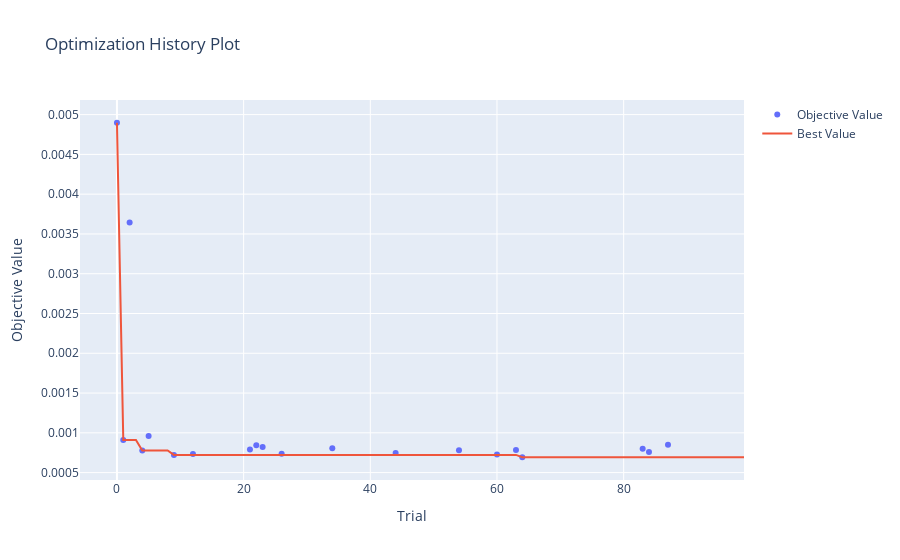
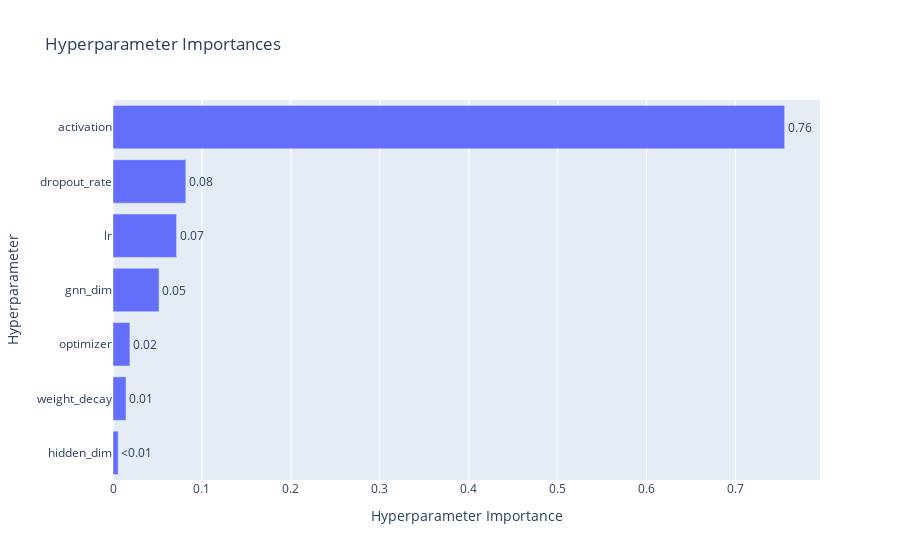
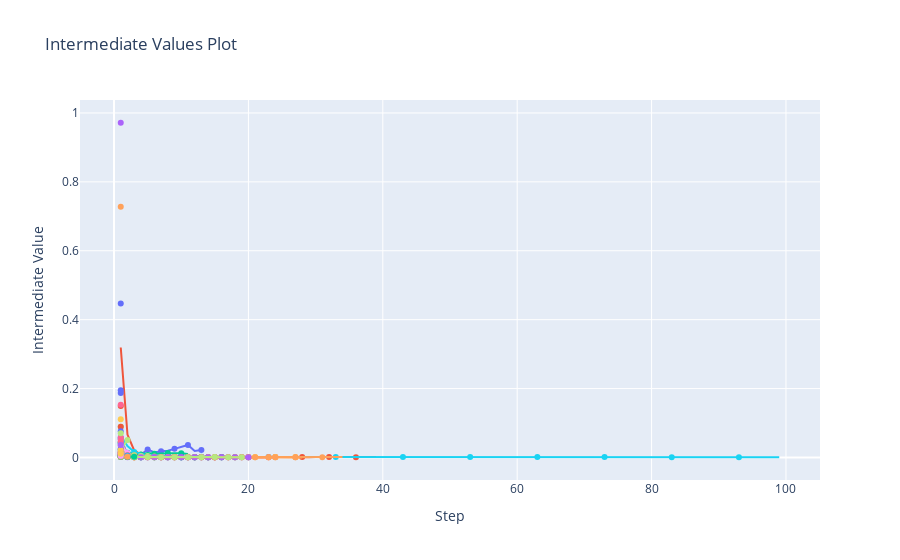
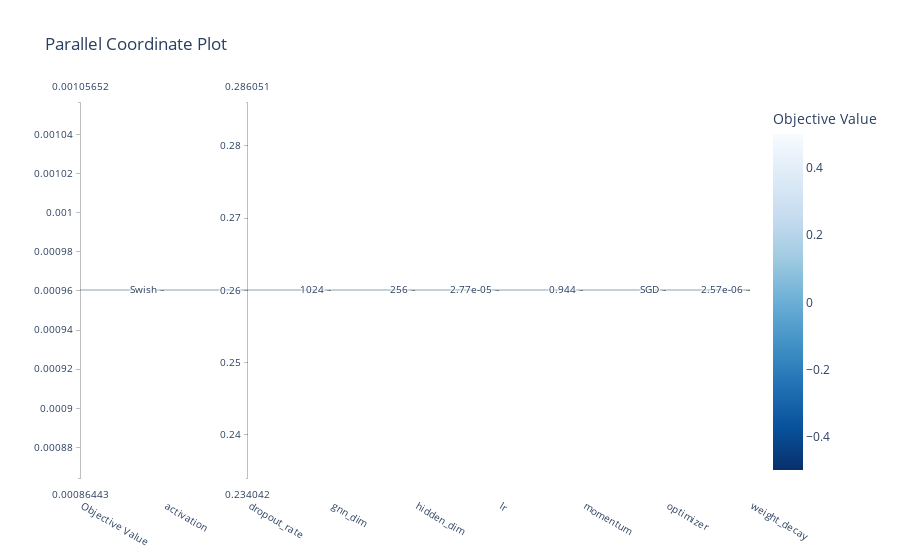

Source (notebook cell) for these figures, in order:
### Markdown cell above
Multiple rounds of tuning have suggested to refine my search space to ReLU, GELU, and Swish activation functions and Adam and AdamW optimizers. Therefore, I have commented out unused parameters like momentum for SGD and the unused optimizers.

### Code cell
def objective(trial):
    # hyperparameter search space
    gnn_dim = trial.suggest_categorical("gnn_dim", [384, 512, 1024])
    hidden_dim = trial.suggest_categorical("hidden_dim", [256, 384, 512])
    dropout_rate = trial.suggest_float("dropout_rate", 0.25, 0.4)
    lr = trial.suggest_float("lr", 8e-6, 1e-3, log=True)
    activation = trial.suggest_categorical("activation", ['ReLU', 'GELU', 'Swish'])
    optimizer_name = trial.suggest_categorical("optimizer", ["Adam", "AdamW", "SGD", "RMSprop"])
    momentum = trial.suggest_float("momentum", 0.8, 0.99, log=True) if optimizer_name == "SGD" else None
    weight_decay = trial.suggest_float("weight_decay", 1e-6, 1e-4, log=True)

    # Corrected Data Splitting for Polymer Data 
    # Split the full data_list into train, validation, and test sets.
    # Note: `data_list` should be created in a previous cell.
    train_val_set, test_set = train_test_split(data_list, test_size=0.2, random_state=42)
    train_set, val_set = train_test_split(train_val_set, test_size=0.25, random_state=42)
    
    train_loader = DataLoader(train_set, batch_size=64, shuffle=True)
    valid_loader = DataLoader(val_set, batch_size=64)
    
    # model instantiation
    # The rdkit_dim is dynamically taken from the pre-processed features.
    model = HybridGNN(
        gnn_dim=gnn_dim,
        rdkit_dim=rdkit_features.shape[1],
        hidden_dim=hidden_dim,
        dropout_rate=dropout_rate,
        activation=activation
    )
    device = torch.device('cuda' if torch.cuda.is_available() else 'cpu')
    model.to(device)

    # optimizer instantiation
    if optimizer_name == "Adam":
        optimizer = optim.Adam(model.parameters(), lr=lr, weight_decay=weight_decay)
    elif optimizer_name == "AdamW":
        optimizer = optim.AdamW(model.parameters(), lr=lr, weight_decay=weight_decay)
    elif optimizer_name == "SGD":
        optimizer = optim.SGD(model.parameters(), lr=lr, momentum=momentum, weight_decay=weight_decay)
    elif optimizer_name == "RMSprop":
        optimizer = optim.RMSprop(model.parameters(), lr=lr, weight_decay=weight_decay)
    else:
        raise ValueError(f"Optimizer '{optimizer_name}' not supported")

    # training loop with NaN check and early stopping
    best_val_loss = float('inf')
    patience = 10
    patience_counter = 0

    for epoch in range(1, 100):
        model.train()
        train_loss = 0
        for batch in train_loader:
            batch = batch.to(device)
            optimizer.zero_grad()
            pred = model(batch)
            loss = F.mse_loss(pred, batch.y.view(-1, 1))

            if torch.isnan(loss).any():
                print(f"Trial {trial.number} | Epoch {epoch:02d} | NaN loss detected so pruning trial")
                trial.report(float('inf'), epoch)
                raise optuna.TrialPruned()

            loss.backward()
            optimizer.step()
            train_loss += loss.item() * batch.num_graphs
        train_loss /= len(train_loader.dataset)

        # validation
        model.eval()
        val_loss = 0
        with torch.no_grad():
            for batch in valid_loader:
                batch = batch.to(device)
                pred = model(batch)
                val_loss += F.mse_loss(pred, batch.y.view(-1, 1)).item() * batch.num_graphs
        val_loss /= len(valid_loader.dataset)

        # logging, reporting, pruning, early stopping
        print(f"Trial {trial.number} | Epoch {epoch:02d} | Train Loss: {train_loss:.4f} | Val Loss: {val_loss:.4f} | Optimizer: {optimizer_name}")
        trial.report(val_loss, epoch)
        if trial.should_prune():
            raise optuna.TrialPruned()

        if val_loss < best_val_loss:
            best_val_loss = val_loss
            patience_counter = 0
        else:
            patience_counter += 1
            if patience_counter >= patience:
                print(f"Trial {trial.number} - Early stopping triggered at epoch {epoch}")
                break

    return best_val_loss

if __name__ == '__main__':
    study_name = "final_2d_gnn_study_FFV"
    storage_name = f"sqlite:///{study_name}.db"
    study = optuna.create_study(study_name=study_name, storage=storage_name, direction="minimize", pruner=optuna.pruners.MedianPruner())

    def save_study_callback(study, trial):
        pass

    study.optimize(objective, n_trials=100, callbacks=[save_study_callback])
    print(study.best_params)
    joblib.dump(study, f"{study_name}_final.pkl")
    
    # final plots
    vis = optuna.visualization
    fig = vis.plot_optimization_history(study)
    fig.show()
    fig_params = vis.plot_param_importances(study)
    fig_params.show()
    fig_intermediate = vis.plot_intermediate_values(study)
    fig_intermediate.show()
    fig_parallel_coordinate = vis.plot_parallel_coordinate(study)
    fig_parallel_coordinate.show()
    fig_slice = vis.plot_slice(study)
    fig_slice.show()

### Figure 1 — Plotly figure (JSON) as saved in the notebook; plotly's stock layout.template omitted (floating-point values rounded to 4 significant figures)
{"data": [{"mode": "markers", "name": "Objective Value", "type": "scatter", "x": [0, 1, 2, 4, 5, 9, 12, 21, 22, 23, 26, 34, 44, 54, 60, 63, 64, 83, 84, 87], "y": [0.004898, 0.0009102, 0.003643, 0.0007781, 0.0009605, 0.0007224, 0.0007347, 0.0007899, 0.0008454, 0.000823, 0.0007361, 0.0008073, 0.0007461, 0.000781, 0.0007284, 0.0007836, 0.0006931, 0.0007985, 0.0007594, 0.0008516]}, {"mode": "lines", "name": "Best Value", "type": "scatter", "x": [0, 1, 2, 3, 4, 5, 6, 7, 8, 9, 10, 11, 12, 13, 14, 15, 16, 17, 18, 19, 20, 21, 22, 23, 24, 25, 26, 27, 28, 29, 30, 31, 32, 33, 34, 35, 36, 37, 38, 39, 40, 41, 42, 43, 44, 45, 46, 47, 48, 49, 50, 51, 52, 53, 54, 55, 56, 57, 58, 59, 60, 61, 62, 63, 64, 65, 66, 67, 68, 69, 70, 71, 72, 73, 74, 75, 76, 77, 78, 79, 80, 81, 82, 83, 84, 85, 86, 87, 88, 89, 90, 91, 92, 93, 94, 95, 96, 97, 98, 99], "y": [0.004898, 0.0009102, 0.0009102, 0.0009102, 0.0007781, 0.0007781, 0.0007781, 0.0007781, 0.0007781, 0.0007224, 0.0007224, 0.0007224, 0.0007224, 0.0007224, 0.0007224, 0.0007224, 0.0007224, 0.0007224, 0.0007224, 0.0007224, 0.0007224, 0.0007224, 0.0007224, 0.0007224, 0.0007224, 0.0007224, 0.0007224, 0.0007224, 0.0007224, 0.0007224, 0.0007224, 0.0007224, 0.0007224, 0.0007224, 0.0007224, 0.0007224, 0.0007224, 0.0007224, 0.0007224, 0.0007224, 0.0007224, 0.0007224, 0.0007224, 0.0007224, 0.0007224, 0.0007224, 0.0007224, 0.0007224, 0.0007224, 0.0007224, 0.0007224, 0.0007224, 0.0007224, 0.0007224, 0.0007224, 0.0007224, 0.0007224, 0.0007224, 0.0007224, 0.0007224, 0.0007224, 0.0007224, 0.0007224, 0.0007224, 0.0006931, 0.0006931, 0.0006931, 0.0006931, 0.0006931, 0.0006931, 0.0006931, 0.0006931, 0.0006931, 0.0006931, 0.0006931, 0.0006931, 0.0006931, 0.0006931, 0.0006931, 0.0006931, 0.0006931, 0.0006931, 0.0006931, 0.0006931, 0.0006931, 0.0006931, 0.0006931, 0.0006931, 0.0006931, 0.0006931, 0.0006931, 0.0006931, 0.0006931, 0.0006931, 0.0006931, 0.0006931, 0.0006931, 0.0006931, 0.0006931, 0.0006931]}, {"marker": {"color": "#cccccc"}, "mode": "markers", "name": "Infeasible Trial", "showlegend": false, "type": "scatter", "x": [], "y": []}], "layout": {"title": {"text": "Optimization History Plot"}, "xaxis": {"title": {"text": "Trial"}}, "yaxis": {"title": {"text": "Objective Value"}}}}

### Figure 2 — Plotly figure (JSON) as saved in the notebook; plotly's stock layout.template omitted (floating-point values rounded to 4 significant figures)
{"data": [{"cliponaxis": false, "hovertemplate": ["hidden_dim (CategoricalDistribution): 0.005857207591097269<extra></extra>", "weight_decay (FloatDistribution): 0.01461599947350863<extra></extra>", "optimizer (CategoricalDistribution): 0.019005891329179257<extra></extra>", "gnn_dim (CategoricalDistribution): 0.05180299285695488<extra></extra>", "lr (FloatDistribution): 0.07148009042816938<extra></extra>", "dropout_rate (FloatDistribution): 0.08190056148023586<extra></extra>", "activation (CategoricalDistribution): 0.7553372568408545<extra></extra>"], "name": "Objective Value", "orientation": "h", "text": ["<0.01", "0.01", "0.02", "0.05", "0.07", "0.08", "0.76"], "textposition": "outside", "type": "bar", "x": [0.005857, 0.01462, 0.01901, 0.0518, 0.07148, 0.0819, 0.7553], "y": ["hidden_dim", "weight_decay", "optimizer", "gnn_dim", "lr", "dropout_rate", "activation"]}], "layout": {"title": {"text": "Hyperparameter Importances"}, "xaxis": {"title": {"text": "Hyperparameter Importance"}}, "yaxis": {"title": {"text": "Hyperparameter"}}}}

### Figure 3 — Plotly figure (JSON) as saved in the notebook; plotly's stock layout.template omitted (floating-point values rounded to 4 significant figures)
{"data": [{"marker": {"maxdisplayed": 10}, "mode": "lines+markers", "name": "Trial0", "type": "scatter", "x": [1, 2, 3, 4, 5, 6, 7, 8, 9, 10, 11, 12, 13], "y": [0.05827, 0.007203, 0.004898, 0.008021, 0.02352, 0.01466, 0.01833, 0.01941, 0.02512, 0.03107, 0.03646, 0.01903, 0.02198]}, {"marker": {"maxdisplayed": 10}, "mode": "lines+markers", "name": "Trial1", "type": "scatter", "x": [1, 2, 3, 4, 5, 6, 7, 8, 9, 10, 11, 12, 13, 14, 15, 16, 17, 18, 19, 20, 21, 22, 23, 24, 25, 26, 27, 28, 29, 30, 31, 32, 33, 34, 35, 36, 37, 38, 39], "y": [0.3193, 0.06639, 0.02037, 0.008221, 0.003456, 0.001713, 0.002353, 0.004141, 0.00295, 0.002504, 0.001851, 0.001649, 0.0017, 0.001201, 0.001042, 0.001143, 0.00148, 0.001006, 0.001348, 0.001046, 0.001139, 0.001016, 0.001105, 0.001417, 0.001206, 0.0009635, 0.001324, 0.001451, 0.0009102, 0.001093, 0.001018, 0.001082, 0.0009667, 0.001383, 0.0009966, 0.0009683, 0.001003, 0.0009903, 0.001434]}, {"marker": {"maxdisplayed": 10}, "mode": "lines+markers", "name": "Trial2", "type": "scatter", "x": [1, 2, 3, 4, 5, 6, 7, 8, 9, 10, 11], "y": [0.003643, 0.01359, 0.01258, 0.008933, 0.01303, 0.01108, 0.01165, 0.01294, 0.01205, 0.01223, 0.01042]}, {"marker": {"maxdisplayed": 10}, "mode": "lines+markers", "name": "Trial3", "type": "scatter", "x": [1], "y": [null]}, {"marker": {"maxdisplayed": 10}, "mode": "lines+markers", "name": "Trial4", "type": "scatter", "x": [1, 2, 3, 4, 5, 6, 7, 8, 9, 10, 11, 12, 13, 14, 15, 16, 17, 18, 19, 20, 21, 22, 23, 24], "y": [0.004127, 0.001857, 0.001017, 0.001119, 0.0008322, 0.0008035, 0.0008037, 0.0008151, 0.0008117, 0.0008003, 0.0008718, 0.0008075, 0.0009596, 0.0007781, 0.0009245, 0.0008985, 0.000829, 0.001275, 0.0008421, 0.0009619, 0.0009355, 0.001251, 0.0009221, 0.0007829]}, {"marker": {"maxdisplayed": 10}, "mode": "lines+markers", "name": "Trial5", "type": "scatter", "x": [1, 2, 3, 4, 5, 6, 7, 8, 9, 10, 11, 12, 13, 14, 15, 16, 17, 18, 19, 20, 21, 22, 23, 24, 25, 26, 27, 28, 29, 30, 31, 32, 33, 34, 35, 36, 37, 38, 39, 40, 41, 42, 43, 44, 45, 46, 47, 48, 49, 50, 51, 52, 53, 54, 55, 56, 57, 58, 59, 60, 61, 62, 63, 64, 65, 66, 67, 68, 69, 70, 71, 72, 73, 74, 75, 76, 77, 78, 79, 80, 81, 82, 83, 84, 85, 86, 87, 88, 89, 90, 91, 92, 93, 94, 95, 96, 97, 98, 99], "y": [0.06363, 0.03342, 0.01608, 0.01044, 0.006055, 0.005452, 0.003619, 0.002879, 0.002477, 0.002211, 0.002288, 0.00227, 0.001962, 0.001988, 0.001862, 0.001734, 0.001768, 0.001665, 0.001675, 0.001604, 0.001554, 0.001576, 0.001528, 0.001515, 0.001469, 0.001467, 0.001464, 0.001437, 0.001693, 0.001457, 0.001508, 0.001508, 0.001392, 0.001562, 0.001349, 0.001526, 0.001346, 0.001382, 0.001351, 0.001329, 0.001343, 0.001298, 0.001321, 0.001272, 0.001273, 0.001293, 0.001267, 0.001261, 0.001312, 0.00127, 0.001319, 0.001241, 0.001235, 0.001251, 0.001219, 0.001194, 0.001194, 0.001195, 0.001183, 0.001165, 0.001188, 0.001153, 0.001163, 0.00123, 0.001134, 0.001173, 0.001127, 0.001111, 0.001113, 0.001125, 0.001107, 0.00111, 0.001151, 0.001083, 0.001068, 0.001091, 0.001057, 0.001097, 0.001045, 0.001042, 0.001042, 0.001058, 0.001027, 0.00104, 0.001016, 0.0009961, 0.0009942, 0.0009913, 0.0009941, 0.001049, 0.0009878, 0.0009689, 0.0009753, 0.0009664, 0.0009949, 0.0009605, 0.0009617, 0.0009744, 0.0009807]}, {"marker": {"maxdisplayed": 10}, "mode": "lines+markers", "name": "Trial6", "type": "scatter", "x": [1], "y": [null]}, {"marker": {"maxdisplayed": 10}, "mode": "lines+markers", "name": "Trial7", "type": "scatter", "x": [1, 2], "y": [0.02182, 0.05076]}, {"marker": {"maxdisplayed": 10}, "mode": "lines+markers", "name": "Trial8", "type": "scatter", "x": [1], "y": [null]}, {"marker": {"maxdisplayed": 10}, "mode": "lines+markers", "name": "Trial9", "type": "scatter", "x": [1, 2, 3, 4, 5, 6, 7, 8, 9, 10, 11, 12, 13, 14, 15, 16, 17, 18, 19, 20, 21, 22, 23, 24, 25, 26, 27, 28], "y": [0.04425, 0.00932, 0.006668, 0.002226, 0.002548, 0.003124, 0.002233, 0.001273, 0.001119, 0.001031, 0.0008882, 0.0008772, 0.001107, 0.0007435, 0.000753, 0.0008464, 0.001033, 0.0007224, 0.001045, 0.001073, 0.001277, 0.001146, 0.001719, 0.001425, 0.0009748, 0.0009924, 0.001206, 0.0007323]}, {"marker": {"maxdisplayed": 10}, "mode": "lines+markers", "name": "Trial10", "type": "scatter", "x": [1], "y": [0.4472]}, {"marker": {"maxdisplayed": 10}, "mode": "lines+markers", "name": "Trial11", "type": "scatter", "x": [1], "y": [0.1492]}, {"marker": {"maxdisplayed": 10}, "mode": "lines+markers", "name": "Trial12", "type": "scatter", "x": [1, 2, 3, 4, 5, 6, 7, 8, 9, 10, 11, 12, 13, 14, 15, 16], "y": [0.03955, 0.003842, 0.001582, 0.0009908, 0.0008392, 0.0007347, 0.001069, 0.001382, 0.0009571, 0.0008752, 0.001264, 0.0009472, 0.0008365, 0.000876, 0.0008902, 0.0009627]}, {"marker": {"maxdisplayed": 10}, "mode": "lines+markers", "name": "Trial13", "type": "scatter", "x": [1], "y": [0.9716]}, {"marker": {"maxdisplayed": 10}, "mode": "lines+markers", "name": "Trial14", "type": "scatter", "x": [1, 2, 3, 4, 5, 6, 7, 8, 9, 10, 11, 12, 13, 14], "y": [0.03436, 0.008778, 0.004108, 0.002764, 0.002969, 0.002293, 0.001622, 0.001926, 0.001167, 0.00125, 0.00193, 0.001515, 0.001323, 0.001451]}, {"marker": {"maxdisplayed": 10}, "mode": "lines+markers", "name": "Trial15", "type": "scatter", "x": [1, 2, 3, 4, 5, 6, 7, 8, 9, 10, 11, 12, 13, 14], "y": [0.00515, 0.002982, 0.001914, 0.001147, 0.0008857, 0.001125, 0.0009256, 0.0009483, 0.001328, 0.0009226, 0.0009385, 0.0009337, 0.0009382, 0.000898]}, {"marker": {"maxdisplayed": 10}, "mode": "lines+markers", "name": "Trial16", "type": "scatter", "x": [1], "y": [0.1531]}, {"marker": {"maxdisplayed": 10}, "mode": "lines+markers", "name": "Trial17", "type": "scatter", "x": [1, 2, 3, 4, 5], "y": [0.04164, 0.007889, 0.004657, 0.004647, 0.004364]}, {"marker": {"maxdisplayed": 10}, "mode": "lines+markers", "name": "Trial18", "type": "scatter", "x": [1, 2], "y": [0.03765, 0.01294]}, {"marker": {"maxdisplayed": 10}, "mode": "lines+markers", "name": "Trial19", "type": "scatter", "x": [1], "y": [0.1108]}, {"marker": {"maxdisplayed": 10}, "mode": "lines+markers", "name": "Trial20", "type": "scatter", "x": [1, 2, 3, 4, 5, 6, 7, 8, 9, 10, 11, 12, 13, 14], "y": [0.006058, 0.003875, 0.003256, 0.001042, 0.001538, 0.001321, 0.001862, 0.001552, 0.001191, 0.00208, 0.0009165, 0.00102, 0.00108, 0.001015]}, {"marker": {"maxdisplayed": 10}, "mode": "lines+markers", "name": "Trial21", "type": "scatter", "x": [1, 2, 3, 4, 5, 6, 7, 8, 9, 10, 11, 12, 13, 14, 15, 16, 17, 18, 19, 20, 21], "y": [0.002395, 0.002605, 0.001173, 0.001026, 0.001033, 0.001076, 0.0009854, 0.0008475, 0.0009255, 0.001005, 0.0007899, 0.0007902, 0.0008961, 0.0008868, 0.0008166, 0.0009982, 0.0008046, 0.0009231, 0.0008541, 0.001012, 0.001212]}, {"marker": {"maxdisplayed": 10}, "mode": "lines+markers", "name": "Trial22", "type": "scatter", "x": [1, 2, 3, 4, 5, 6, 7, 8, 9, 10, 11, 12, 13, 14, 15, 16, 17, 18, 19, 20], "y": [0.00405, 0.003197, 0.001489, 0.001009, 0.001406, 0.001053, 0.0008644, 0.0008669, 0.0009097, 0.0008454, 0.000982, 0.0009446, 0.0008767, 0.0008617, 0.001012, 0.0009293, 0.0008759, 0.0009159, 0.0009493, 0.0009421]}, {"marker": {"maxdisplayed": 10}, "mode": "lines+markers", "name": "Trial23", "type": "scatter", "x": [1, 2, 3, 4, 5, 6, 7, 8, 9, 10, 11, 12, 13, 14, 15, 16, 17, 18], "y": [0.004749, 0.00148, 0.001256, 0.0009358, 0.001415, 0.0009358, 0.000829, 0.000823, 0.0009068, 0.0008693, 0.0008674, 0.0009786, 0.0009294, 0.000958, 0.0009285, 0.0008745, 0.0009947, 0.0008719]}, {"marker": {"maxdisplayed": 10}, "mode": "lines+markers", "name": "Trial24", "type": "scatter", "x": [1, 2], "y": [0.007019, 0.007343]}, {"marker": {"maxdisplayed": 10}, "mode": "lines+markers", "name": "Trial25", "type": "scatter", "x": [1], "y": [0.02316]}, {"marker": {"maxdisplayed": 10}, "mode": "lines+markers", "name": "Trial26", "type": "scatter", "x": [1, 2, 3, 4, 5, 6, 7, 8, 9, 10, 11, 12, 13, 14, 15, 16, 17, 18, 19, 20, 21, 22, 23, 24], "y": [0.005277, 0.001166, 0.001667, 0.00159, 0.001714, 0.001431, 0.001688, 0.0008882, 0.0007551, 0.0009902, 0.000795, 0.0008071, 0.0009337, 0.0007361, 0.0007988, 0.0008095, 0.0008388, 0.0008592, 0.000955, 0.0008912, 0.0008962, 0.0008957, 0.0007711, 0.000884]}, {"marker": {"maxdisplayed": 10}, "mode": "lines+markers", "name": "Trial27", "type": "scatter", "x": [1], "y": [0.08945]}, {"marker": {"maxdisplayed": 10}, "mode": "lines+markers", "name": "Trial28", "type": "scatter", "x": [1], "y": [0.05135]}, {"marker": {"maxdisplayed": 10}, "mode": "lines+markers", "name": "Trial29", "type": "scatter", "x": [1], "y": [0.01617]}, {"marker": {"maxdisplayed": 10}, "mode": "lines+markers", "name": "Trial30", "type": "scatter", "x": [1, 2], "y": [0.004658, 0.00542]}, {"marker": {"maxdisplayed": 10}, "mode": "lines+markers", "name": "Trial31", "type": "scatter", "x": [1], "y": [0.0894]}, {"marker": {"maxdisplayed": 10}, "mode": "lines+markers", "name": "Trial32", "type": "scatter", "x": [1], "y": [0.0104]}, {"marker": {"maxdisplayed": 10}, "mode": "lines+markers", "name": "Trial33", "type": "scatter", "x": [1], "y": [0.01135]}, {"marker": {"maxdisplayed": 10}, "mode": "lines+markers", "name": "Trial34", "type": "scatter", "x": [1, 2, 3, 4, 5, 6, 7, 8, 9, 10, 11, 12, 13, 14, 15, 16], "y": [0.00198, 0.001535, 0.0009275, 0.0008496, 0.0009248, 0.0008073, 0.0009495, 0.001537, 0.0009773, 0.0009021, 0.0008998, 0.0009503, 0.001041, 0.000868, 0.000913, 0.0009238]}, {"marker": {"maxdisplayed": 10}, "mode": "lines+markers", "name": "Trial35", "type": "scatter", "x": [1], "y": [0.03927]}, {"marker": {"maxdisplayed": 10}, "mode": "lines+markers", "name": "Trial36", "type": "scatter", "x": [1], "y": [0.005483]}, {"marker": {"maxdisplayed": 10}, "mode": "lines+markers", "name": "Trial37", "type": "scatter", "x": [1], "y": [0.00709]}, {"marker": {"maxdisplayed": 10}, "mode": "lines+markers", "name": "Trial38", "type": "scatter", "x": [1], "y": [null]}, {"marker": {"maxdisplayed": 10}, "mode": "lines+markers", "name": "Trial39", "type": "scatter", "x": [1, 2, 3], "y": [0.004239, 0.001897, 0.001809]}, {"marker": {"maxdisplayed": 10}, "mode": "lines+markers", "name": "Trial40", "type": "scatter", "x": [1], "y": [0.1875]}, {"marker": {"maxdisplayed": 10}, "mode": "lines+markers", "name": "Trial41", "type": "scatter", "x": [1], "y": [0.01324]}, {"marker": {"maxdisplayed": 10}, "mode": "lines+markers", "name": "Trial42", "type": "scatter", "x": [1], "y": [0.007093]}, {"marker": {"maxdisplayed": 10}, "mode": "lines+markers", "name": "Trial43", "type": "scatter", "x": [1], "y": [0.02271]}, {"marker": {"maxdisplayed": 10}, "mode": "lines+markers", "name": "Trial44", "type": "scatter", "x": [1, 2, 3, 4, 5, 6, 7, 8, 9, 10, 11, 12, 13, 14, 15, 16, 17, 18, 19, 20, 21, 22, 23], "y": [0.003906, 0.001566, 0.001542, 0.001052, 0.001376, 0.002597, 0.001155, 0.0009068, 0.001038, 0.001642, 0.0008726, 0.001441, 0.0007461, 0.000776, 0.0009324, 0.0007821, 0.0008048, 0.0007809, 0.0009013, 0.001182, 0.0007542, 0.0009096, 0.0007657]}, {"marker": {"maxdisplayed": 10}, "mode": "lines+markers", "name": "Trial45", "type": "scatter", "x": [1], "y": [0.05412]}, {"marker": {"maxdisplayed": 10}, "mode": "lines+markers", "name": "Trial46", "type": "scatter", "x": [1], "y": [0.05324]}, {"marker": {"maxdisplayed": 10}, "mode": "lines+markers", "name": "Trial47", "type": "scatter", "x": [1], "y": [0.04541]}, {"marker": {"maxdisplayed": 10}, "mode": "lines+markers", "name": "Trial48", "type": "scatter", "x": [1], "y": [0.01566]}, {"marker": {"maxdisplayed": 10}, "mode": "lines+markers", "name": "Trial49", "type": "scatter", "x": [1], "y": [0.005452]}, {"marker": {"maxdisplayed": 10}, "mode": "lines+markers", "name": "Trial50", "type": "scatter", "x": [1], "y": [0.0759]}, {"marker": {"maxdisplayed": 10}, "mode": "lines+markers", "name": "Trial51", "type": "scatter", "x": [1], "y": [0.01016]}, {"marker": {"maxdisplayed": 10}, "mode": "lines+markers", "name": "Trial52", "type": "scatter", "x": [1], "y": [0.009694]}, {"marker": {"maxdisplayed": 10}, "mode": "lines+markers", "name": "Trial53", "type": "scatter", "x": [1], "y": [0.009177]}, {"marker": {"maxdisplayed": 10}, "mode": "lines+markers", "name": "Trial54", "type": "scatter", "x": [1, 2, 3, 4, 5, 6, 7, 8, 9, 10, 11, 12, 13, 14, 15, 16, 17, 18, 19, 20, 21, 22, 23, 24, 25, 26, 27, 28, 29, 30, 31, 32, 33, 34], "y": [0.002424, 0.001244, 0.0009208, 0.0009119, 0.00113, 0.0008806, 0.0009022, 0.000836, 0.0008612, 0.0008962, 0.001106, 0.0008371, 0.0009606, 0.0008319, 0.0009562, 0.001045, 0.001479, 0.001573, 0.001212, 0.001772, 0.0009015, 0.0009333, 0.0008508, 0.000781, 0.0008399, 0.001135, 0.0008662, 0.0009419, 0.0008145, 0.00134, 0.0009806, 0.001386, 0.001225, 0.00152]}, {"marker": {"maxdisplayed": 10}, "mode": "lines+markers", "name": "Trial55", "type": "scatter", "x": [1, 2, 3], "y": [0.002139, 0.003185, 0.001994]}, {"marker": {"maxdisplayed": 10}, "mode": "lines+markers", "name": "Trial56", "type": "scatter", "x": [1], "y": [0.007809]}, {"marker": {"maxdisplayed": 10}, "mode": "lines+markers", "name": "Trial57", "type": "scatter", "x": [1], "y": [0.01755]}, {"marker": {"maxdisplayed": 10}, "mode": "lines+markers", "name": "Trial58", "type": "scatter", "x": [1], "y": [0.009209]}, {"marker": {"maxdisplayed": 10}, "mode": "lines+markers", "name": "Trial59", "type": "scatter", "x": [1], "y": [null]}, {"marker": {"maxdisplayed": 10}, "mode": "lines+markers", "name": "Trial60", "type": "scatter", "x": [1, 2, 3, 4, 5, 6, 7, 8, 9, 10, 11, 12, 13, 14, 15, 16], "y": [0.002903, 0.001715, 0.001062, 0.0009319, 0.0008814, 0.0007284, 0.0008217, 0.00102, 0.0008485, 0.0008578, 0.0008108, 0.0008195, 0.0007911, 0.0009169, 0.001042, 0.000938]}, {"marker": {"maxdisplayed": 10}, "mode": "lines+markers", "name": "Trial61", "type": "scatter", "x": [1, 2, 3, 4], "y": [0.001445, 0.00151, 0.001184, 0.001157]}, {"marker": {"maxdisplayed": 10}, "mode": "lines+markers", "name": "Trial62", "type": "scatter", "x": [1], "y": [0.00428]}, {"marker": {"maxdisplayed": 10}, "mode": "lines+markers", "name": "Trial63", "type": "scatter", "x": [1, 2, 3, 4, 5, 6, 7, 8, 9, 10, 11, 12, 13, 14, 15, 16, 17, 18, 19], "y": [0.001711, 0.001357, 0.0009783, 0.001098, 0.0008441, 0.0008025, 0.0008449, 0.0008355, 0.0007836, 0.000882, 0.0008622, 0.0008997, 0.0008507, 0.000862, 0.0009161, 0.0009007, 0.0009113, 0.0009499, 0.0008844]}, {"marker": {"maxdisplayed": 10}, "mode": "lines+markers", "name": "Trial64", "type": "scatter", "x": [1, 2, 3, 4, 5, 6, 7, 8, 9, 10, 11, 12, 13, 14, 15, 16, 17, 18, 19, 20, 21, 22, 23, 24, 25, 26, 27, 28], "y": [0.001524, 0.001064, 0.0009882, 0.0009, 0.001425, 0.0008781, 0.0009958, 0.0008796, 0.0008957, 0.0008941, 0.0007864, 0.0008149, 0.0009176, 0.0007905, 0.0007715, 0.0007159, 0.0007795, 0.0006931, 0.0008379, 0.0007496, 0.0009321, 0.0009273, 0.0009267, 0.0009258, 0.0009285, 0.0009265, 0.0009266, 0.0009266]}, {"marker": {"maxdisplayed": 10}, "mode": "lines+markers", "name": "Trial65", "type": "scatter", "x": [1, 2], "y": [0.003081, 0.002983]}, {"marker": {"maxdisplayed": 10}, "mode": "lines+markers", "name": "Trial66", "type": "scatter", "x": [1], "y": [0.01563]}, {"marker": {"maxdisplayed": 10}, "mode": "lines+markers", "name": "Trial67", "type": "scatter", "x": [1, 2, 3], "y": [0.00185, 0.001504, 0.001987]}, {"marker": {"maxdisplayed": 10}, "mode": "lines+markers", "name": "Trial68", "type": "scatter", "x": [1], "y": [0.03698]}, {"marker": {"maxdisplayed": 10}, "mode": "lines+markers", "name": "Trial69", "type": "scatter", "x": [1, 2, 3, 4], "y": [0.003003, 0.001063, 0.001858, 0.001416]}, {"marker": {"maxdisplayed": 10}, "mode": "lines+markers", "name": "Trial70", "type": "scatter", "x": [1], "y": [0.01454]}, {"marker": {"maxdisplayed": 10}, "mode": "lines+markers", "name": "Trial71", "type": "scatter", "x": [1], "y": [0.006524]}, {"marker": {"maxdisplayed": 10}, "mode": "lines+markers", "name": "Trial72", "type": "scatter", "x": [1], "y": [0.04351]}, {"marker": {"maxdisplayed": 10}, "mode": "lines+markers", "name": "Trial73", "type": "scatter", "x": [1], "y": [0.04293]}, {"marker": {"maxdisplayed": 10}, "mode": "lines+markers", "name": "Trial74", "type": "scatter", "x": [1], "y": [0.7275]}, {"marker": {"maxdisplayed": 10}, "mode": "lines+markers", "name": "Trial75", "type": "scatter", "x": [1, 2], "y": [0.003968, 0.001912]}, {"marker": {"maxdisplayed": 10}, "mode": "lines+markers", "name": "Trial76", "type": "scatter", "x": [1], "y": [0.05779]}, {"marker": {"maxdisplayed": 10}, "mode": "lines+markers", "name": "Trial77", "type": "scatter", "x": [1, 2, 3, 4], "y": [0.002561, 0.001437, 0.001367, 0.001104]}, {"marker": {"maxdisplayed": 10}, "mode": "lines+markers", "name": "Trial78", "type": "scatter", "x": [1], "y": [0.01048]}, {"marker": {"maxdisplayed": 10}, "mode": "lines+markers", "name": "Trial79", "type": "scatter", "x": [1], "y": [0.01346]}, {"marker": {"maxdisplayed": 10}, "mode": "lines+markers", "name": "Trial80", "type": "scatter", "x": [1], "y": [0.02565]}, {"marker": {"maxdisplayed": 10}, "mode": "lines+markers", "name": "Trial81", "type": "scatter", "x": [1], "y": [0.004528]}, {"marker": {"maxdisplayed": 10}, "mode": "lines+markers", "name": "Trial82", "type": "scatter", "x": [1], "y": [0.004311]}, {"marker": {"maxdisplayed": 10}, "mode": "lines+markers", "name": "Trial83", "type": "scatter", "x": [1, 2, 3, 4, 5, 6, 7, 8, 9, 10, 11, 12, 13, 14, 15, 16, 17, 18, 19, 20], "y": [0.002764, 0.0009711, 0.0008911, 0.0008638, 0.0008639, 0.001124, 0.0008924, 0.0009216, 0.0008388, 0.0007985, 0.0008114, 0.0008203, 0.0008318, 0.0009493, 0.0008765, 0.0009179, 0.0008997, 0.0009423, 0.0008967, 0.000971]}, {"marker": {"maxdisplayed": 10}, "mode": "lines+markers", "name": "Trial84", "type": "scatter", "x": [1, 2, 3, 4, 5, 6, 7, 8, 9, 10, 11, 12, 13, 14, 15, 16, 17, 18, 19], "y": [0.002176, 0.001222, 0.0009618, 0.00106, 0.0009314, 0.00102, 0.0008025, 0.0008482, 0.0007594, 0.0009289, 0.0009258, 0.0009276, 0.0009284, 0.0009264, 0.0009286, 0.0009271, 0.0009288, 0.0009265, 0.0009265]}, {"marker": {"maxdisplayed": 10}, "mode": "lines+markers", "name": "Trial85", "type": "scatter", "x": [1], "y": [0.003997]}, {"marker": {"maxdisplayed": 10}, "mode": "lines+markers", "name": "Trial86", "type": "scatter", "x": [1], "y": [0.04643]}, {"marker": {"maxdisplayed": 10}, "mode": "lines+markers", "name": "Trial87", "type": "scatter", "x": [1, 2, 3, 4, 5, 6, 7, 8, 9, 10, 11, 12, 13, 14, 15, 16, 17, 18, 19], "y": [0.001624, 0.001745, 0.0009639, 0.001035, 0.001132, 0.0009084, 0.001009, 0.0009006, 0.0008516, 0.0009322, 0.0008698, 0.001036, 0.001006, 0.0009417, 0.001182, 0.001002, 0.0008901, 0.0009727, 0.0008776]}, {"marker": {"maxdisplayed": 10}, "mode": "lines+markers", "name": "Trial88", "type": "scatter", "x": [1], "y": [0.00978]}, {"marker": {"maxdisplayed": 10}, "mode": "lines+markers", "name": "Trial89", "type": "scatter", "x": [1], "y": [0.02192]}, {"marker": {"maxdisplayed": 10}, "mode": "lines+markers", "name": "Trial90", "type": "scatter", "x": [1], "y": [0.1954]}, {"marker": {"maxdisplayed": 10}, "mode": "lines+markers", "name": "Trial91", "type": "scatter", "x": [1], "y": [0.005858]}, {"marker": {"maxdisplayed": 10}, "mode": "lines+markers", "name": "Trial92", "type": "scatter", "x": [1, 2, 3], "y": [0.002324, 0.001282, 0.002223]}, {"marker": {"maxdisplayed": 10}, "mode": "lines+markers", "name": "Trial93", "type": "scatter", "x": [1], "y": [0.0359]}, {"marker": {"maxdisplayed": 10}, "mode": "lines+markers", "name": "Trial94", "type": "scatter", "x": [1, 2], "y": [0.00316, 0.001808]}, {"marker": {"maxdisplayed": 10}, "mode": "lines+markers", "name": "Trial95", "type": "scatter", "x": [1], "y": [0.005842]}, {"marker": {"maxdisplayed": 10}, "mode": "lines+markers", "name": "Trial96", "type": "scatter", "x": [1], "y": [0.009976]}, {"marker": {"maxdisplayed": 10}, "mode": "lines+markers", "name": "Trial97", "type": "scatter", "x": [1], "y": [0.0707]}, {"marker": {"maxdisplayed": 10}, "mode": "lines+markers", "name": "Trial98", "type": "scatter", "x": [1], "y": [0.004847]}, {"marker": {"maxdisplayed": 10}, "mode": "lines+markers", "name": "Trial99", "type": "scatter", "x": [1], "y": [0.01054]}], "layout": {"showlegend": false, "title": {"text": "Intermediate Values Plot"}, "xaxis": {"title": {"text": "Step"}}, "yaxis": {"title": {"text": "Intermediate Value"}}}}

### Figure 4 — Plotly figure (JSON) as saved in the notebook; plotly's stock layout.template omitted (floating-point values rounded to 4 significant figures)
{"data": [{"dimensions": [{"label": "Objective Value", "range": [0.0009605, 0.0009605], "values": [0.0009605]}, {"label": "activation", "range": [0, 0], "ticktext": ["Swish"], "tickvals": [0], "values": [0]}, {"label": "dropout_rate", "range": [0.26, 0.26], "values": [0.26]}, {"label": "gnn_dim", "range": [0, 0], "ticktext": ["1024"], "tickvals": [0], "values": [0]}, {"label": "hidden_dim", "range": [0, 0], "ticktext": ["256"], "tickvals": [0], "values": [0]}, {"label": "lr", "range": [-4.558, -4.558], "ticktext": ["2.77e-05"], "tickvals": [-4.558], "values": [-4.558]}, {"label": "momentum", "range": [-0.02515, -0.02515], "ticktext": ["0.944"], "tickvals": [-0.02515], "values": [-0.02515]}, {"label": "optimizer", "range": [0, 0], "ticktext": ["SGD"], "tickvals": [0], "values": [0]}, {"label": "weight_decay", "range": [-5.589, -5.589], "ticktext": ["2.57e-06"], "tickvals": [-5.589], "values": [-5.589]}], "labelangle": 30, "labelside": "bottom", "line": {"color": [0.0009605], "colorbar": {"title": {"text": "Objective Value"}}, "colorscale": [[0, "rgb(247,251,255)"], [0.125, "rgb(222,235,247)"], [0.25, "rgb(198,219,239)"], [0.375, "rgb(158,202,225)"], [0.5, "rgb(107,174,214)"], [0.625, "rgb(66,146,198)"], [0.75, "rgb(33,113,181)"], [0.875, "rgb(8,81,156)"], [1, "rgb(8,48,107)"]], "reversescale": true, "showscale": true}, "type": "parcoords"}], "layout": {"title": {"text": "Parallel Coordinate Plot"}}}
